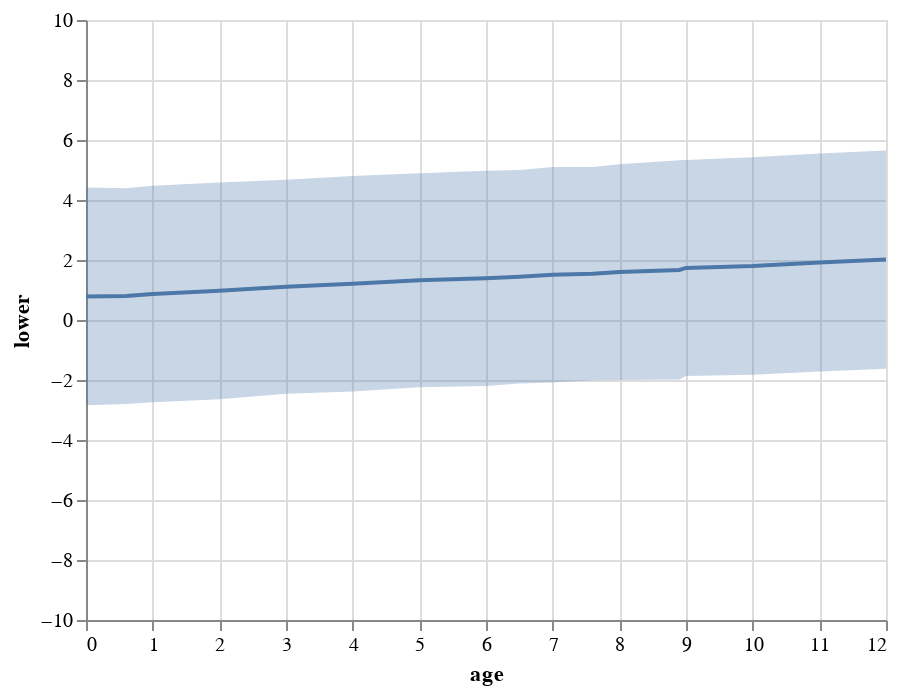

Here is the notebook cell this chart was saved with:
### Code cell
line = alt.Chart(summaries).mark_line().encode(
    x="age",
    y=alt.Y('mean', scale=alt.Scale(domain=(-10, 10)))
)

band = alt.Chart(summaries).mark_errorband().encode(
    x='age',
    y='lower',
    y2='upper'
)

line+band

### Figure 1 — Vega-Lite specification as saved in the notebook (floating-point values rounded to 4 significant figures)
{"config": {"view": {"continuousWidth": 400, "continuousHeight": 300}}, "layer": [{"mark": "line", "encoding": {"x": {"field": "age", "type": "quantitative"}, "y": {"field": "mean", "scale": {"domain": [-10, 10]}, "type": "quantitative"}}}, {"mark": "errorband", "encoding": {"x": {"field": "age", "type": "quantitative"}, "y": {"field": "lower", "type": "quantitative"}, "y2": {"field": "upper"}}}], "data": {"name": "data-018a3e09e1d489db3fc9461a78289d76"}, "$schema": "https://vega.github.io/schema/vega-lite/v4.17.0.json", "datasets": {"data-018a3e09e1d489db3fc9461a78289d76": [{"age": 0.0, "mean": 0.7851, "sd": 3.629, "lower": -2.844, "upper": 4.414}, {"age": 0.6, "mean": 0.7972, "sd": 3.597, "lower": -2.8, "upper": 4.394}, {"age": 1.0, "mean": 0.8692, "sd": 3.61, "lower": -2.741, "upper": 4.479}, {"age": 2.0, "mean": 0.9719, "sd": 3.612, "lower": -2.64, "upper": 4.584}, {"age": 3.0, "mean": 1.106, "sd": 3.565, "lower": -2.46, "upper": 4.671}, {"age": 4.0, "mean": 1.21, "sd": 3.591, "lower": -2.381, "upper": 4.801}, {"age": 5.0, "mean": 1.323, "sd": 3.568, "lower": -2.245, "upper": 4.892}, {"age": 6.0, "mean": 1.389, "sd": 3.585, "lower": -2.196, "upper": 4.974}, {"age": 6.5, "mean": 1.44, "sd": 3.561, "lower": -2.121, "upper": 5.0}, {"age": 7.0, "mean": 1.51, "sd": 3.594, "lower": -2.084, "upper": 5.104}, {"age": 7.6, "mean": 1.545, "sd": 3.553, "lower": -2.008, "upper": 5.098}, {"age": 8.0, "mean": 1.597, "sd": 3.595, "lower": -1.999, "upper": 5.192}, {"age": 8.9, "mean": 1.67, "sd": 3.655, "lower": -1.985, "upper": 5.326}, {"age": 9.0, "mean": 1.735, "sd": 3.599, "lower": -1.864, "upper": 5.334}, {"age": 10.0, "mean": 1.798, "sd": 3.626, "lower": -1.828, "upper": 5.424}, {"age": 11.0, "mean": 1.917, "sd": 3.636, "lower": -1.72, "upper": 5.553}, {"age": 12.0, "mean": 2.016, "sd": 3.637, "lower": -1.622, "upper": 5.653}]}}
